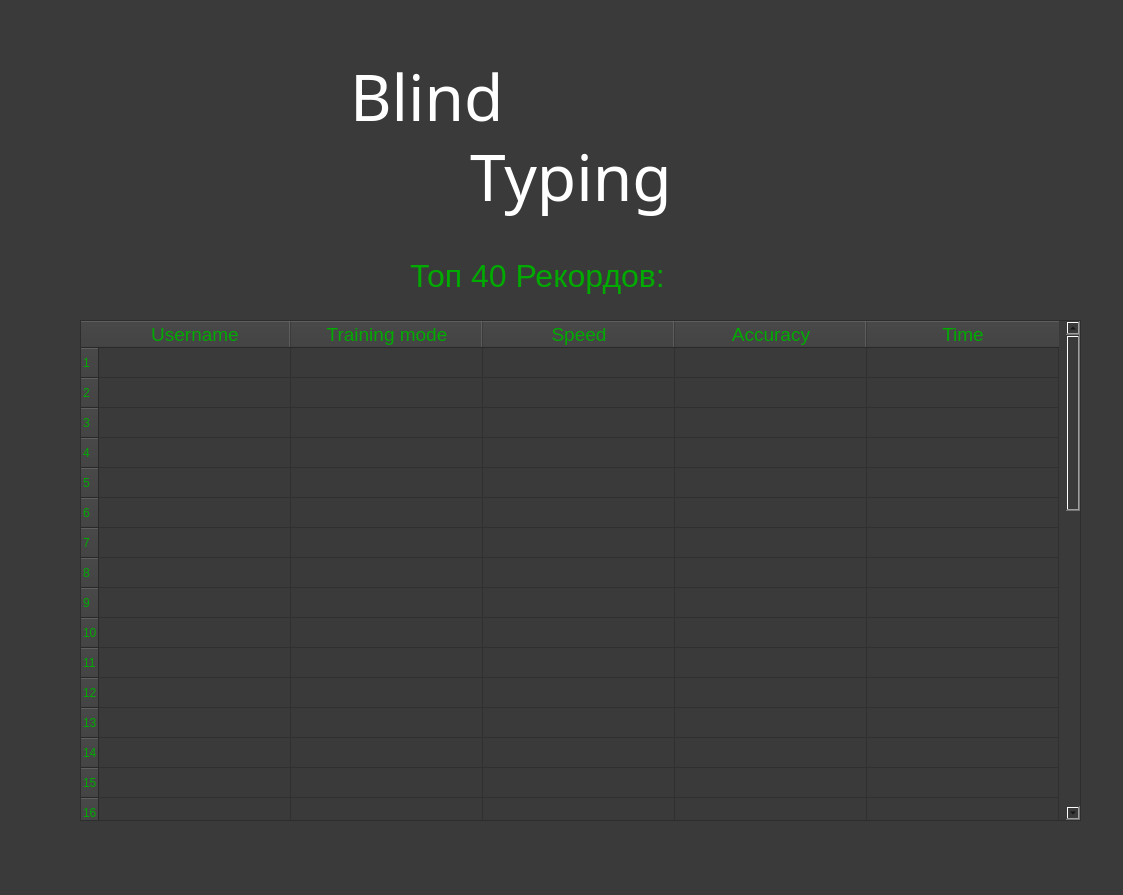
<?xml version="1.0" encoding="UTF-8"?>
<ui version="4.0">
 <class>Dialog</class>
 <widget class="QDialog" name="Dialog">
  <property name="geometry">
   <rect>
    <x>0</x>
    <y>0</y>
    <width>1123</width>
    <height>895</height>
   </rect>
  </property>
  <property name="windowTitle">
   <string>Dialog</string>
  </property>
  <property name="styleSheet">
   <string notr="true">background-color: rgb(58, 58, 58);</string>
  </property>
  <widget class="QLabel" name="label">
   <property name="geometry">
    <rect>
     <x>350</x>
     <y>30</y>
     <width>311</width>
     <height>131</height>
    </rect>
   </property>
   <property name="font">
    <font>
     <family>Segoe Script</family>
     <pointsize>48</pointsize>
    </font>
   </property>
   <property name="styleSheet">
    <string notr="true">color: rgb(255, 255, 255);</string>
   </property>
   <property name="text">
    <string>Blind </string>
   </property>
  </widget>
  <widget class="QLabel" name="label_2">
   <property name="geometry">
    <rect>
     <x>470</x>
     <y>130</y>
     <width>351</width>
     <height>91</height>
    </rect>
   </property>
   <property name="font">
    <font>
     <family>Segoe Script</family>
     <pointsize>48</pointsize>
    </font>
   </property>
   <property name="layoutDirection">
    <enum>Qt::LeftToRight</enum>
   </property>
   <property name="styleSheet">
    <string notr="true">color: rgb(255, 255, 255);</string>
   </property>
   <property name="text">
    <string>Typing</string>
   </property>
  </widget>
  <widget class="QLabel" name="label_3">
   <property name="geometry">
    <rect>
     <x>410</x>
     <y>250</y>
     <width>261</width>
     <height>51</height>
    </rect>
   </property>
   <property name="font">
    <font>
     <pointsize>24</pointsize>
    </font>
   </property>
   <property name="styleSheet">
    <string notr="true">color: rgb(0, 170, 0);</string>
   </property>
   <property name="text">
    <string>Топ 40 Рекордов:</string>
   </property>
  </widget>
  <widget class="QTableWidget" name="records_table">
   <property name="geometry">
    <rect>
     <x>80</x>
     <y>320</y>
     <width>1001</width>
     <height>501</height>
    </rect>
   </property>
   <property name="minimumSize">
    <size>
     <width>1001</width>
     <height>501</height>
    </size>
   </property>
   <property name="maximumSize">
    <size>
     <width>16777215</width>
     <height>501</height>
    </size>
   </property>
   <property name="styleSheet">
    <string notr="true">color: rgb(0, 170, 0);</string>
   </property>
   <property name="sizeAdjustPolicy">
    <enum>QAbstractScrollArea::AdjustIgnored</enum>
   </property>
   <property name="autoScroll">
    <bool>true</bool>
   </property>
   <property name="editTriggers">
    <set>QAbstractItemView::NoEditTriggers</set>
   </property>
   <property name="rowCount">
    <number>40</number>
   </property>
   <attribute name="horizontalHeaderDefaultSectionSize">
    <number>192</number>
   </attribute>
   <row/>
   <row/>
   <row/>
   <row/>
   <row/>
   <row/>
   <row/>
   <row/>
   <row/>
   <row/>
   <row/>
   <row/>
   <row/>
   <row/>
   <row/>
   <row/>
   <row/>
   <row/>
   <row/>
   <row/>
   <row/>
   <row/>
   <row/>
   <row/>
   <row/>
   <row/>
   <row/>
   <row/>
   <row/>
   <row/>
   <row/>
   <row/>
   <row/>
   <row/>
   <row/>
   <row/>
   <row/>
   <row/>
   <row/>
   <row/>
   <column>
    <property name="text">
     <string>Username</string>
    </property>
    <property name="font">
     <font>
      <pointsize>14</pointsize>
     </font>
    </property>
   </column>
   <column>
    <property name="text">
     <string>Training mode</string>
    </property>
    <property name="font">
     <font>
      <pointsize>14</pointsize>
     </font>
    </property>
   </column>
   <column>
    <property name="text">
     <string>Speed</string>
    </property>
    <property name="font">
     <font>
      <pointsize>14</pointsize>
     </font>
    </property>
   </column>
   <column>
    <property name="text">
     <string>Accuracy</string>
    </property>
    <property name="font">
     <font>
      <pointsize>14</pointsize>
     </font>
    </property>
   </column>
   <column>
    <property name="text">
     <string>Time</string>
    </property>
    <property name="font">
     <font>
      <pointsize>14</pointsize>
     </font>
    </property>
   </column>
  </widget>
  <widget class="QPushButton" name="back_butt">
   <property name="geometry">
    <rect>
     <x>990</x>
     <y>30</y>
     <width>101</width>
     <height>101</height>
    </rect>
   </property>
   <property name="text">
    <string/>
   </property>
   <property name="icon">
    <iconset>
     <normaloff>../Images/Back_butt.png</normaloff>../Images/Back_butt.png</iconset>
   </property>
   <property name="iconSize">
    <size>
     <width>100</width>
     <height>100</height>
    </size>
   </property>
   <property name="flat">
    <bool>true</bool>
   </property>
  </widget>
 </widget>
 <resources/>
 <connections/>
</ui>
